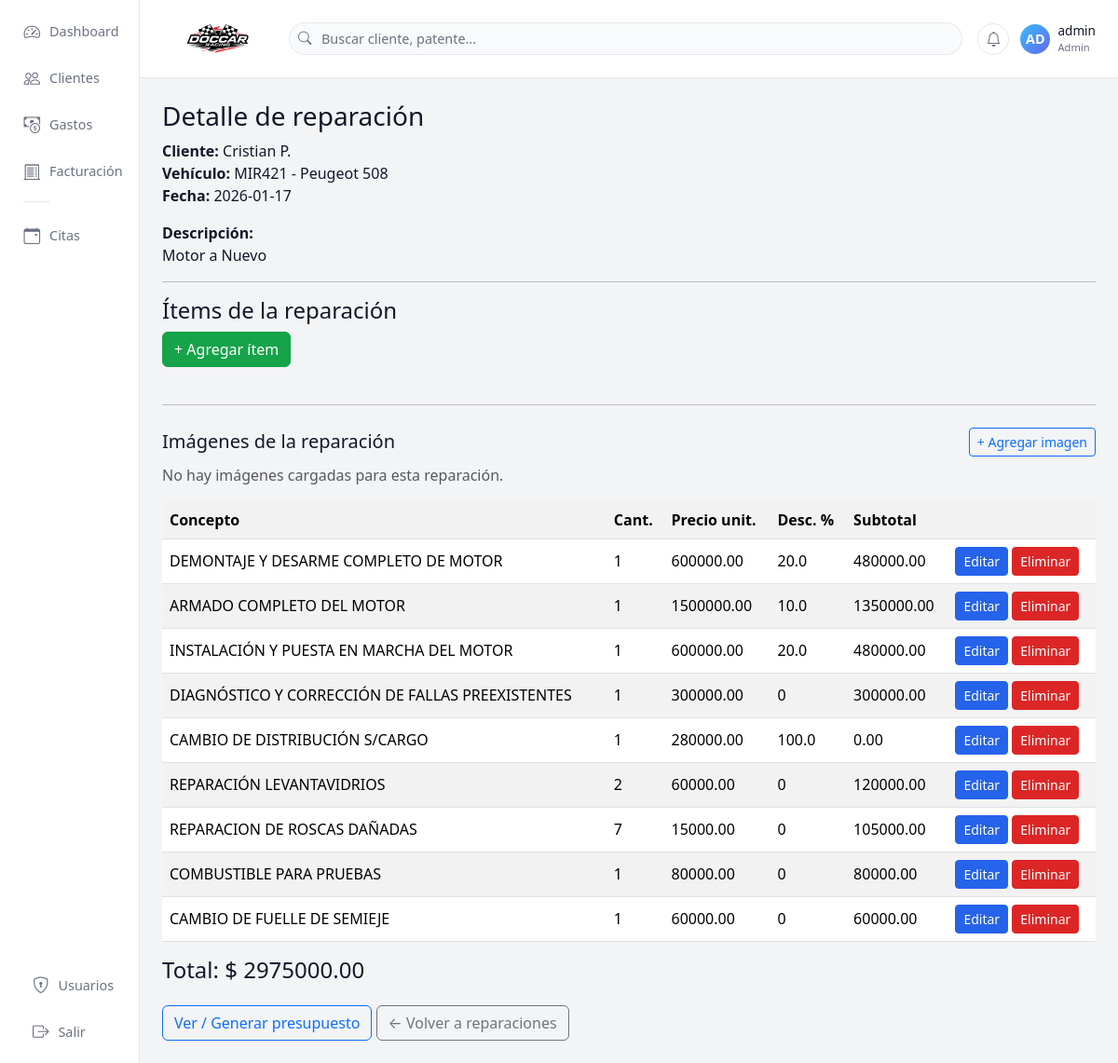
Screenshot of /reparaciones/15 (signed in) with the database file from the repository.
### tables this page shows
CREATE TABLE clientes (
        id INTEGER PRIMARY KEY AUTOINCREMENT,
        nombre TEXT,
        apellido TEXT,
        telefono TEXT,
        email TEXT,
        direccion TEXT,
        notas TEXT
    , documento TEXT, razon_social TEXT);

CREATE TABLE vehiculos (
        id INTEGER PRIMARY KEY AUTOINCREMENT,
        cliente_id INTEGER,
        patente TEXT,
        marca TEXT,
        modelo TEXT,
        anio TEXT,
        km TEXT,
        notas TEXT,
        FOREIGN KEY(cliente_id) REFERENCES clientes(id)
    );

CREATE TABLE reparaciones (
        id INTEGER PRIMARY KEY AUTOINCREMENT,
        vehiculo_id INTEGER,
        fecha TEXT,
        descripcion TEXT,
        notas TEXT, estado TEXT,
        FOREIGN KEY(vehiculo_id) REFERENCES vehiculos(id)
    );

CREATE TABLE reparacion_items (
        id INTEGER PRIMARY KEY AUTOINCREMENT,
        reparacion_id INTEGER,
        concepto TEXT,
        cantidad REAL,
        precio_unitario REAL, descuento REAL, tipo TEXT DEFAULT 'SERVICIO',
        FOREIGN KEY(reparacion_id) REFERENCES reparaciones(id)
    );

### app.py (the view)
@app.route("/reparaciones/<int:reparacion_id>")
@login_required
def reparacion_detalle(reparacion_id):
    con = get_con()
    cur = con.cursor()
    cur.execute("SELECT * FROM reparaciones WHERE id=?", (reparacion_id,))
    reparacion = cur.fetchone()
    if not reparacion:
        con.close()
        return redirect(url_for("clientes"))
    vehiculo_id = reparacion[1]
    cur.execute("SELECT * FROM vehiculos WHERE id=?", (vehiculo_id,))
    vehiculo = cur.fetchone()
    cliente_id = vehiculo[1]
    cur.execute("SELECT * FROM clientes WHERE id=?", (cliente_id,))
    cliente = cur.fetchone()
    cur.execute("SELECT * FROM reparacion_items WHERE reparacion_id=?", (reparacion_id,))
    items = cur.fetchall()
    cur.execute("""
        SELECT id, filename, descripcion
        FROM reparacion_imagenes
        WHERE reparacion_id=?
        ORDER BY id DESC
    """, (reparacion_id,))
    imagenes = cur.fetchall()
    total = 0
    for it in items:
        cantidad = it[3] or 0
        precio = it[4] or 0
        descuento = 0
        if len(it) > 5 and it[5] is not None:
            descuento = it[5]
        subtotal = cantidad * precio * (1 - descuento / 100.0)
        total += subtotal
    con.close()
    return render_template(
        "reparacion_detalle.html",
        cliente=cliente,
        vehiculo=vehiculo,
        reparacion=reparacion,
        items=items,
        total=total,
        imagenes=imagenes
    )

### app.py (called while the page is built)
def get_con():
    return sqlite3.connect(DB_NAME)

def login_required(f):
    @wraps(f)
    def wrapper(*args, **kwargs):
        if "user_id" not in session:
            return redirect(url_for('login'))
        return f(*args, **kwargs)
    return wrapper

### templates/reparacion_detalle.html (shortened to what this page needs)
{% extends "base.html" %}
{% block contenido %}
<h3>Detalle de reparación</h3>
<p>
    <strong>Cliente:</strong> {{ cliente[1] }} {{ cliente[2] }} <br>
    <strong>Vehículo:</strong> {{ vehiculo[2] }} - {{ vehiculo[3] }} {{ vehiculo[4] }} <br>
    <strong>Fecha:</strong> {{ reparacion[2] }} <br>
</p>
<p>
    <strong>Descripción:</strong><br>
    {{ reparacion[3] }}
</p>
<hr>
<h4>Ítems de la reparación</h4>
<a href="/reparaciones/{{ reparacion[0] }}/items/nuevo" class="btn btn-success mb-3">
    + Agregar ítem
</a>
<hr class="my-4">
<div class="d-flex justify-content-between align-items-center mb-2">
    <h5 class="mb-0">Imágenes de la reparación</h5>
    <a href="{{ url_for('reparacion_imagen_nueva', reparacion_id=reparacion[0]) }}" class="btn btn-sm btn-outline-primary">
        + Agregar imagen
    </a>
</div>
{% if imagenes %}
    <div class="row">
        {% for img in imagenes %}
            <div class="col-md-3 col-sm-4 col-6 mb-3">
                <div class="card">
                    <a href="{{ url_for('static', filename='uploads/' ~ img[1]) }}" target="_blank">
                        <img src="{{ url_for('static', filename='uploads/' ~ img[1]) }}"
                             class="card-img-top"
                             style="max-height: 160px; object-fit: cover;">
                    </a>
                    <div class="card-body p-2">
                        {% if img[2] %}
                            <p class="card-text small mb-1">{{ img[2] }}</p>
                        {% endif %}
                        <a href="{{ url_for('reparacion_imagen_eliminar', img_id=img[0]) }}"
                           class="btn btn-sm btn-outline-danger w-100"
                           onclick="return confirm('¿Eliminar esta imagen?');">
                            Eliminar
                        </a>
                    </div>
                </div>
            </div>
        {% endfor %}
    </div>
{% else %}
    <p class="text-muted">No hay imágenes cargadas para esta reparación.</p>
{% endif %}
<table class="table table-striped align-middle">
    <tr>
        <th>Concepto</th>
        <th>Cant.</th>
        <th>Precio unit.</th>
        <th>Desc. %</th>
        <th>Subtotal</th>
        <th></th>
    </tr>
    {% for it in items %}
        {% set cantidad = it[3] or 0 %}
        {% set precio = it[4] or 0 %}
        {% set desc = it[5] or 0 %}
        {% set subtotal = cantidad * precio * (1 - desc/100) %}
        <tr>
            <td>{{ (it[2] or '')|upper }}</td>
            <td>
            </td>
            <td>{{ "%.2f"|format(precio) }}</td>
            <td>{{ desc }}</td>
            <td>{{ "%.2f"|format(subtotal) }}</td>
            <td>
                <a href="/items/editar/{{ it[0] }}" class="btn btn-sm btn-primary">Editar</a>
                <a href="/items/eliminar/{{ it[0] }}" class="btn btn-sm btn-danger">Eliminar</a>
            </td>
        </tr>
    {% endfor %}
</table>
<h4 class="mt-3">Total: $ {{ "%.2f"|format(total) }}</h4>
<a href="/reparaciones/{{ reparacion[0] }}/factura" class="btn btn-outline-primary mt-3">
    Ver / Generar presupuesto
</a>
<a href="/vehiculos/{{ vehiculo[0] }}/reparaciones" class="btn btn-outline-secondary mt-3">
    ← Volver a reparaciones
</a>
{% endblock %}

### templates/base.html (style rules this page uses)
:root { --bg-app: #f3f4f6; --bg-sidebar: #ffffff; --bg-topbar: #ffffff; --bg-card: #ffffff; --border-soft: #e5e7eb; --text-main: #111827; --text-muted: #6b7280; --primary: #2563eb; --success: #16a34a; --danger: #dc2626; }
* { box-sizing: border-box; }
body { margin: 0; min-height: 100vh; background: var(--bg-app); color: var(--text-main); font-family: system-ui, -apple-system, BlinkMacSystemFont, "Segoe UI", sans-serif; }
a { text-decoration: none; color: inherit; }
.btn-primary { background-color: var(--primary); border-color: var(--primary); }
.btn-success { background-color: var(--success); border-color: var(--success); }
.btn-danger { background-color: var(--danger); border-color: var(--danger); }

### rows the page displays
clientes: nombre "Cristian", apellido "P."
vehiculos: patente "MIR421", marca "Peugeot", modelo "508"
reparaciones: fecha "2026-01-17", descripcion "Motor a Nuevo"
reparacion_items: concepto "DEMONTAJE Y DESARME COMPLETO DE MOTOR", precio_unitario "600000.00", descuento "20.0", subtotal "480000.00"
reparacion_items: concepto "ARMADO COMPLETO DEL MOTOR", precio_unitario "1500000.00", descuento "10.0", subtotal "1350000.00"
reparacion_items: concepto "INSTALACIÓN Y PUESTA EN MARCHA DEL MOTOR", precio_unitario "600000.00", descuento "20.0", subtotal "480000.00"
reparacion_items: concepto "DIAGNÓSTICO Y CORRECCIÓN DE FALLAS PREEXISTENTES", precio_unitario "300000.00"
reparacion_items: concepto "CAMBIO DE DISTRIBUCIÓN S/CARGO", precio_unitario "280000.00", descuento "100.0", subtotal "0.00"
reparacion_items: concepto "REPARACIÓN LEVANTAVIDRIOS", precio_unitario "60000.00", subtotal "120000.00"
reparacion_items: concepto "REPARACION DE ROSCAS DAÑADAS", precio_unitario "15000.00", subtotal "105000.00"
reparacion_items: concepto "COMBUSTIBLE PARA PRUEBAS", precio_unitario "80000.00"
reparacion_items: concepto "CAMBIO DE FUELLE DE SEMIEJE", precio_unitario "60000.00"

### other values shown
{{ uname[:2].upper() }} "AD"
{{ session.get("username", "Usuario") }} "admin"
{{ session.get("rol", "operador")|capitalize }} "Admin"
{{ "%.2f"|format(total) }} "2975000.00"
